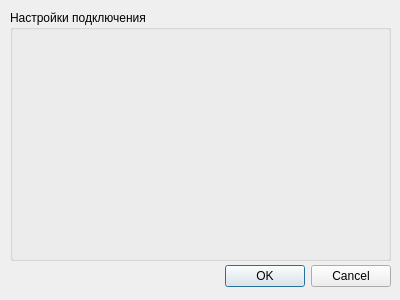
<?xml version="1.0" encoding="UTF-8"?>
<ui version="4.0">
 <class>DialogSettings</class>
 <widget class="QDialog" name="DialogSettings">
  <property name="geometry">
   <rect>
    <x>0</x>
    <y>0</y>
    <width>400</width>
    <height>300</height>
   </rect>
  </property>
  <property name="windowTitle">
   <string>Dialog</string>
  </property>
  <property name="modal">
   <bool>true</bool>
  </property>
  <widget class="QDialogButtonBox" name="buttonBox">
   <property name="geometry">
    <rect>
     <x>10</x>
     <y>260</y>
     <width>381</width>
     <height>32</height>
    </rect>
   </property>
   <property name="orientation">
    <enum>Qt::Horizontal</enum>
   </property>
   <property name="standardButtons">
    <set>QDialogButtonBox::Cancel|QDialogButtonBox::Ok</set>
   </property>
  </widget>
  <widget class="QGroupBox" name="groupBoxConnectionSettings">
   <property name="geometry">
    <rect>
     <x>10</x>
     <y>10</y>
     <width>381</width>
     <height>251</height>
    </rect>
   </property>
   <property name="title">
    <string>Настройки подключения</string>
   </property>
  </widget>
 </widget>
 <resources/>
 <connections>
  <connection>
   <sender>buttonBox</sender>
   <signal>accepted()</signal>
   <receiver>DialogSettings</receiver>
   <slot>accept()</slot>
   <hints>
    <hint type="sourcelabel">
     <x>248</x>
     <y>254</y>
    </hint>
    <hint type="destinationlabel">
     <x>157</x>
     <y>274</y>
    </hint>
   </hints>
  </connection>
  <connection>
   <sender>buttonBox</sender>
   <signal>rejected()</signal>
   <receiver>DialogSettings</receiver>
   <slot>reject()</slot>
   <hints>
    <hint type="sourcelabel">
     <x>316</x>
     <y>260</y>
    </hint>
    <hint type="destinationlabel">
     <x>286</x>
     <y>274</y>
    </hint>
   </hints>
  </connection>
 </connections>
</ui>
